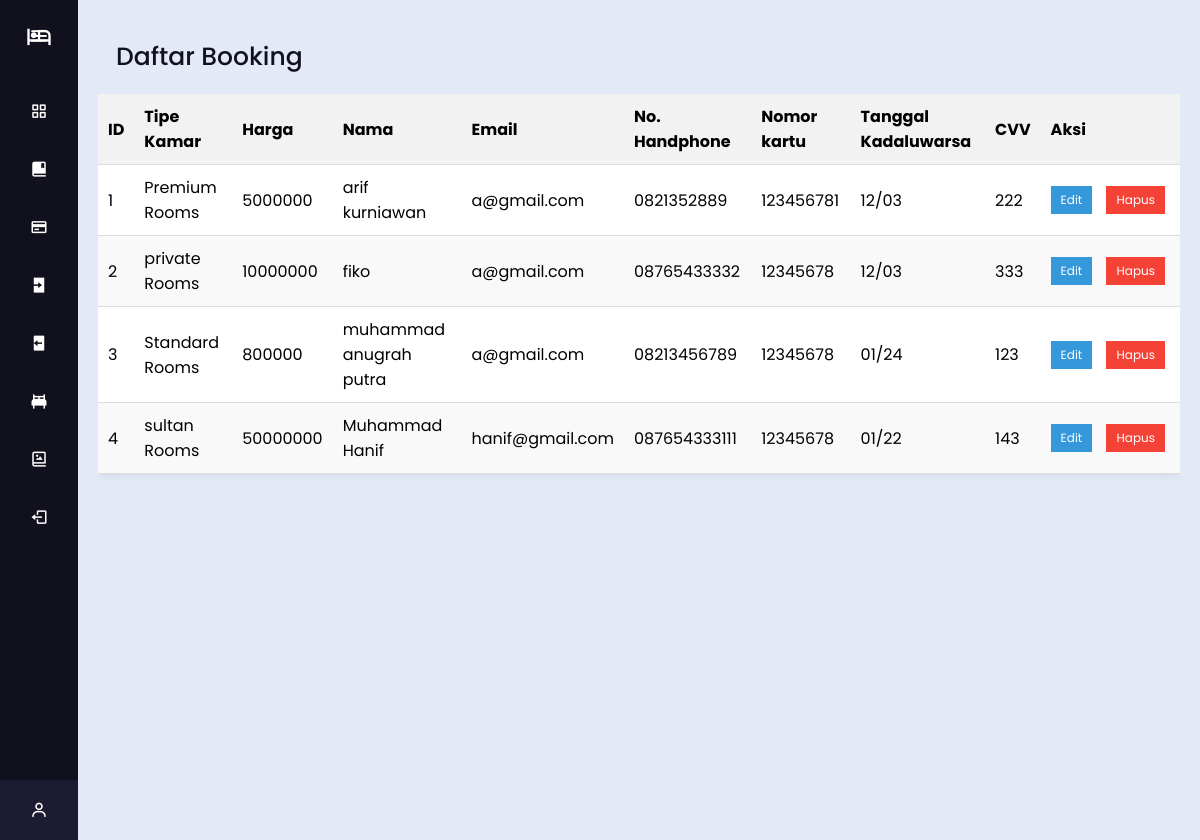
The app's page /admin/booking.php (signed in) with its own data.
### tables this page shows
CREATE TABLE `bookings` (
  `id` int(11) NOT NULL,
  `category` varchar(111) NOT NULL,
  `price` int(11) NOT NULL,
  `nama_users` varchar(111) NOT NULL,
  `email_users` varchar(113) NOT NULL,
  `no_kartus` varchar(15) NOT NULL,
  `no_atm` int(244) NOT NULL,
  `cvv` int(22) NOT NULL,
  `tanggal_kdl` varchar(233) NOT NULL
);

### admin/booking.php (the view, shortened to what this page needs)
<?php
require 'header.php';
require 'footer.php';
$servername = "localhost";
$username = "root";
$password = "";
$dbname = "hotel";
$conn = new mysqli($servername, $username, $password, $dbname);
$sql_select = "SELECT id, category, price, nama_users, email_users, no_kartus, no_atm, tanggal_kdl, cvv FROM bookings";
$result = $conn->query($sql_select);
?>
<!DOCTYPE html>
<html lang="id">
<head>
</head>
<body>
<section class="home-section">
    <div class="text">Daftar Booking</div>
    <div class="table-container">
        <table>
            <thead>
                <tr>
                    <th>ID</th>
                    <th>Tipe Kamar</th>
                    <th>Harga</th>
                    <th>Nama</th>
                    <th>Email</th>
                    <th>No. Handphone</th>
                    <th>Nomor kartu</th>
                    <th>Tanggal Kadaluwarsa</th>
                    <th>CVV</th>
                    <th>Aksi</th>
                </tr>
            </thead>
            <tbody>
                <?php
                if ($result->num_rows > 0) {
                    $counter = 1;
                    while($row = $result->fetch_assoc()) {
                        echo "<tr>
                                <td>" . $counter . "</td>
                                <td>" . $row['category'] . "</td>
                                <td>" . $row['price'] . "</td>
                                <td>" . $row['nama_users'] . "</td>
                                <td>" . $row['email_users'] . "</td>
                                <td>" . $row['no_kartus'] . "</td>
                                <td>" . $row['no_atm'] . "</td>
                                <td>" . $row['tanggal_kdl'] . "</td>
                                <td>" . $row['cvv'] . "</td>
                                <td class='action-buttons'>
                                    <form action='edit_booking.php' method='GET' style='display: inline-block;'>
                                        <input type='hidden' name='edit_id' value='" . $row['id'] . "'>
                                        <button type='submit' class='edit-button'>Edit</button>
                                    </form>
                                    <form method='POST' action='' style='display: inline-block; margin-left: 5px;'>
                                        <input type='hidden' name='delete_id' value='" . $row['id'] . "'>
                                        <button type='submit' onclick=\"return confirm('Apakah Anda Yakin?')\" class='delete-button'>Hapus</button>
                                    </form>
                                </td>
                            </tr>";
                        $counter++;
                    }
                } else {
                    echo "<tr><td colspan='10'>Tidak ada data booking</td></tr>";
                }
                ?>
            </tbody>
        </table>
    </div>
</section>
</body>
</html>

### admin/css/style.css (style rules this page uses)
* { margin: 0; padding: 0; box-sizing: border-box; font-family: "Poppins" , sans-serif; }
.home-section { position: relative; background: #E4E9F7; min-height: 100vh; top: 0; left: 78px; width: calc(100% - 78px); transition: all 0.5s ease; z-index: 2; }
.home-section .text { display: inline-block; color: #11101d; font-size: 25px; font-weight: 500; margin: 18px }

### admin/booking.php (style rules this page uses)
body { font-family: Arial, sans-serif; background-color: #E4E9F7; margin: 20px; }
.table-container { width: 100%; overflow-x: auto; }
table { width: 100%; border-collapse: collapse; background-color: #fff; box-shadow: 0 0 10px rgba(0, 0, 0, 0.1); margin-bottom: 20px; }
table th, table td { padding: 10px; text-align: left; border-bottom: 1px solid #ddd; }
table th { background-color: #f2f2f2; }
table tr:nth-child(even) { background-color: #f9f9f9; }
.action-buttons { white-space: nowrap; }
button { background-color: #f44336; color: white; border: none; padding: 5px 10px; text-align: center; text-decoration: none; display: inline-block; font-size: 12px; cursor: pointer; margin-right: 5px; }
.edit-button { background-color: #3498db; }
.delete-button { background-color: #f44336; }

### records on screen
bookings: category "Premium Rooms", price "5000000", nama_users "arif kurniawan", email_users "a@gmail.com", no_kartus "0821352889", no_atm "123456781", tanggal_kdl "12/03", cvv "222"
bookings: category "private Rooms", price "10000000", nama_users "fiko", email_users "a@gmail.com", no_kartus "08765433332", no_atm "12345678", tanggal_kdl "12/03", cvv "333"
bookings: category "Standard Rooms", price "800000", nama_users "muhammad anugrah putra", email_users "a@gmail.com", no_kartus "08213456789", no_atm "12345678", tanggal_kdl "01/24", cvv "123"
bookings: category "sultan Rooms", price "50000000", nama_users "Muhammad Hanif", email_users "hanif@gmail.com", no_kartus "087654333111", no_atm "12345678", tanggal_kdl "01/22", cvv "143"
